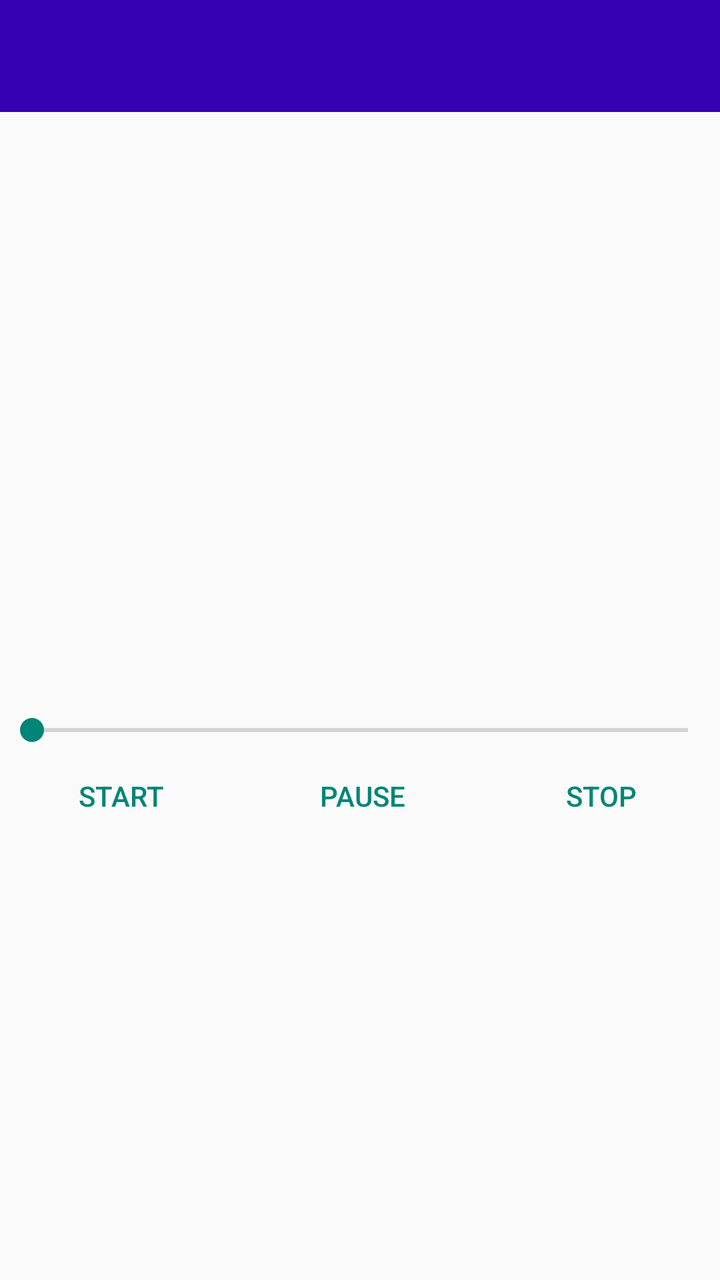
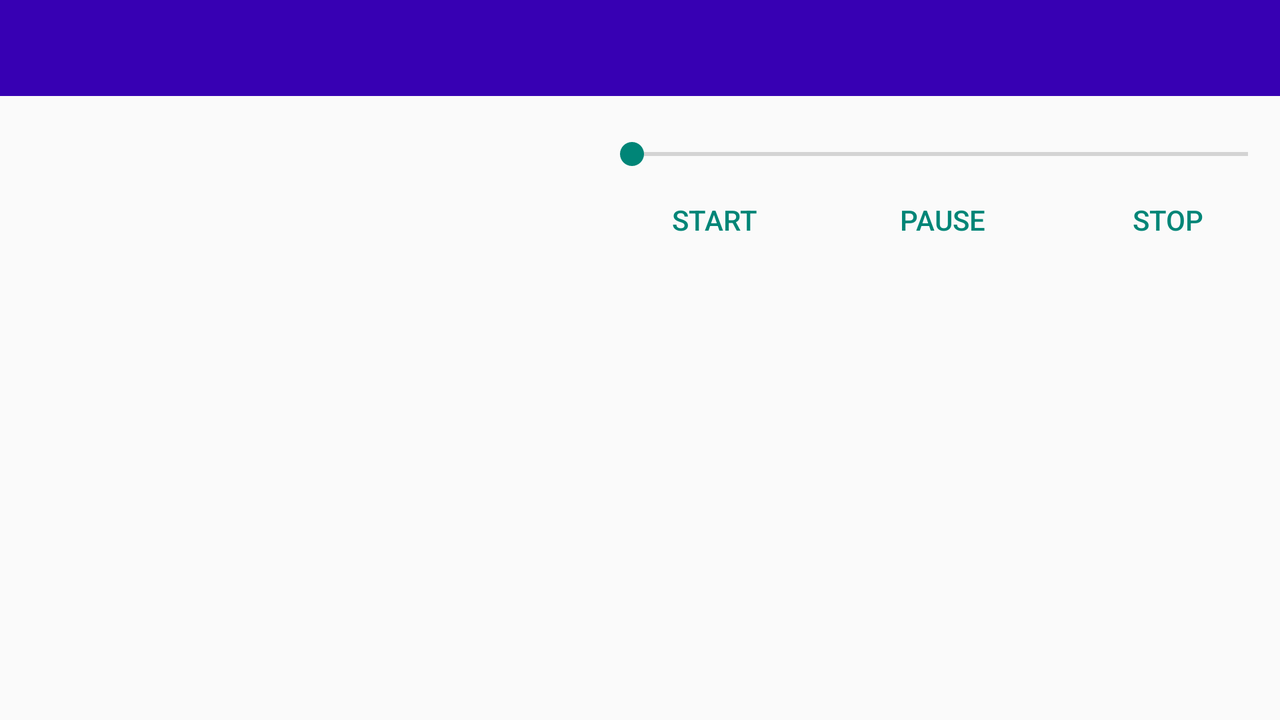

First picture: res/layout/ on a phone held upright. Second picture: the repository's own variant of that layout, on a device whose configuration matches the variant's folder. Source for both follows.
<!-- AndroidManifest.xml: application theme AppTheme -->
<!-- res/layout/activity_player.xml -->
<?xml version="1.0" encoding="utf-8"?>
<LinearLayout xmlns:android="http://schemas.android.com/apk/res/android"
    xmlns:tools="http://schemas.android.com/tools"
    android:layout_width="match_parent"
    android:layout_height="match_parent"

    tools:context=".activities.PlayerActivity"
    android:orientation="vertical"
    android:gravity="center">

    <android.support.v7.widget.Toolbar
        android:id="@+id/player_toolbar"
        android:layout_width="match_parent"
        android:layout_height="wrap_content"
        android:background="@color/colorPrimaryDark"
        android:title="@string/app_name">

    </android.support.v7.widget.Toolbar>

    <ImageView
        android:layout_width="wrap_content"
        android:layout_height="wrap_content"
        android:contentDescription="@string/description"
        android:id="@+id/artist"
        android:minHeight="300dp"
        android:minWidth="300dp" />

    <SeekBar
        android:layout_width="match_parent"
        android:layout_height="wrap_content"
        android:id="@+id/progress"
        android:indeterminate="false" />

    <LinearLayout
        android:orientation="horizontal"
        android:layout_width="match_parent"
        android:layout_height="match_parent"
        style="?android:attr/buttonBarStyle">

        <Button
            android:layout_width="wrap_content"
            android:layout_height="wrap_content"
            style="?android:attr/buttonBarButtonStyle"
            android:text="@string/start"
            android:id="@+id/start"
            android:layout_weight="1" />

        <Button
            android:layout_width="wrap_content"
            android:layout_height="wrap_content"
            style="?android:attr/buttonBarButtonStyle"
            android:text="@string/pause"
            android:id="@+id/pause"
            android:layout_weight="1" />

        <Button
            android:layout_width="wrap_content"
            android:layout_height="wrap_content"
            style="?android:attr/buttonBarButtonStyle"
            android:text="@string/stop"
            android:id="@+id/stop"
            android:layout_weight="1" />
    </LinearLayout>
</LinearLayout>
<!-- resources referenced by this layout -->
<resources>
  <string name="app_name">IntechTest</string>
  <string name="description">artist</string>
  <string name="pause">pause</string>
  <string name="start">start</string>
  <string name="stop">stop</string>
  <style name="AppTheme" parent="Theme.AppCompat.Light.NoActionBar">
          
          <item name="android:windowNoTitle">true</item>
          <item name="android:windowActionBar">false</item>
          
      </style>
</resources>
<!-- res/layout-land/activity_player.xml (the repository's variant of the layout above) -->
<!-- drawn on the phone turned sideways -->
<?xml version="1.0" encoding="utf-8"?>
<LinearLayout xmlns:android="http://schemas.android.com/apk/res/android"
    xmlns:tools="http://schemas.android.com/tools"
    android:layout_width="match_parent"
    android:layout_height="match_parent"

    tools:context=".activities.PlayerActivity"
    android:orientation="horizontal">

    <LinearLayout
        android:orientation="vertical"
        android:layout_width="match_parent"
        android:layout_height="match_parent">

        <android.support.v7.widget.Toolbar
            android:id="@+id/player_toolbar"
            android:layout_width="match_parent"
            android:layout_height="wrap_content"
            android:background="@color/colorPrimaryDark"
            android:title="@string/app_name">

        </android.support.v7.widget.Toolbar>

        <LinearLayout
            android:orientation="horizontal"
            android:layout_width="match_parent"
            android:layout_height="match_parent">

            <ImageView
                android:layout_width="wrap_content"
                android:layout_height="wrap_content"
                android:contentDescription="@string/description"
                android:id="@+id/artist"
                android:minHeight="300dp"
                android:minWidth="300dp" />

            <LinearLayout
                android:orientation="vertical"
                android:layout_width="match_parent"
                android:layout_height="match_parent">

                <SeekBar
                    android:layout_width="match_parent"
                    android:layout_height="wrap_content"
                    android:id="@+id/progress"
                    android:indeterminate="false"
                    android:paddingTop="20dp" />

                <LinearLayout
                    android:orientation="horizontal"
                    android:layout_width="match_parent"
                    android:layout_height="match_parent"
                    style="?android:attr/buttonBarStyle">

                    <Button
                        android:layout_width="wrap_content"
                        android:layout_height="wrap_content"
                        style="?android:attr/buttonBarButtonStyle"
                        android:text="@string/start"
                        android:id="@+id/start"
                        android:layout_weight="1" />

                    <Button
                        android:layout_width="wrap_content"
                        android:layout_height="wrap_content"
                        style="?android:attr/buttonBarButtonStyle"
                        android:text="@string/pause"
                        android:id="@+id/pause"
                        android:layout_weight="1" />

                    <Button
                        android:layout_width="wrap_content"
                        android:layout_height="wrap_content"
                        style="?android:attr/buttonBarButtonStyle"
                        android:text="@string/stop"
                        android:id="@+id/stop"
                        android:layout_weight="1" />
                </LinearLayout>
            </LinearLayout>
        </LinearLayout>
    </LinearLayout>

</LinearLayout>
